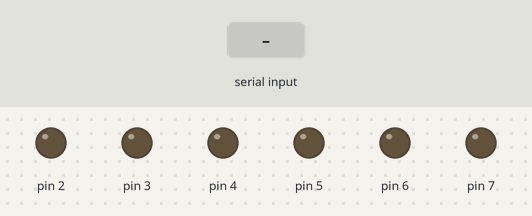
Bench run of a sketch on a simulated Arduino Uno, built with avr-gcc and run on an emulated ATmega328P. On the bench: output pins drawn as LEDs (lit = HIGH). Inputs (shaded band) come from the test bench.

Above: at 1.2 s.
1.3 s: "L2 1\n" received over Serial
At 1.7 s:
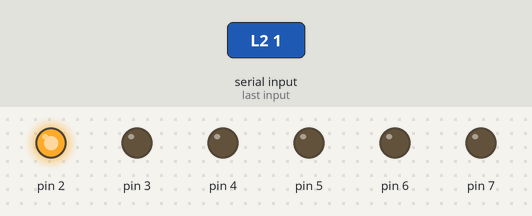
2.8 s: "L2 0\n" received over Serial
At 4.0 s:
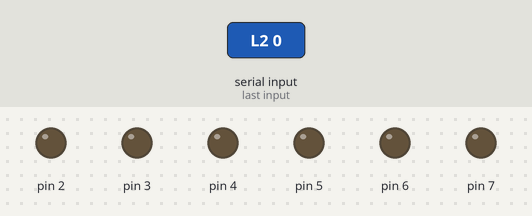
Timing chart, 0 to 5.8 s (numbered marks = the images above; inputs shaded):
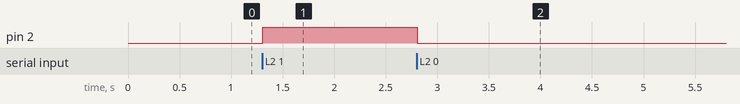

Measured:
- after the input at 1.3 s, pin 2: LOW → HIGH at once
- after the input at 2.8 s, pin 2: HIGH → LOW at once

The sketch:

sketch_4h.ino
```cpp
/*
	Comandare più LED dal terminale seriale.
	I comandi da inviare sono del tipo: "L2 1" per accendere il led 2, "L2 0" per spegnerlo
*/

const int ledMin = 2, ledMax = 7;

void setup ()
{
	Serial.begin(9600);		// inizializza a velocità 9600
	for(int i=ledMin; i<=ledMax; i++)
	{
		pinMode(i, OUTPUT);	// impostiamo come out
	}
}

void loop ()
{
	if (Serial.read() == 'L')
	{
		int led = Serial.parseInt();
		bool value = Serial.parseInt();
		digitalWrite(led, value);
	}
}
```
